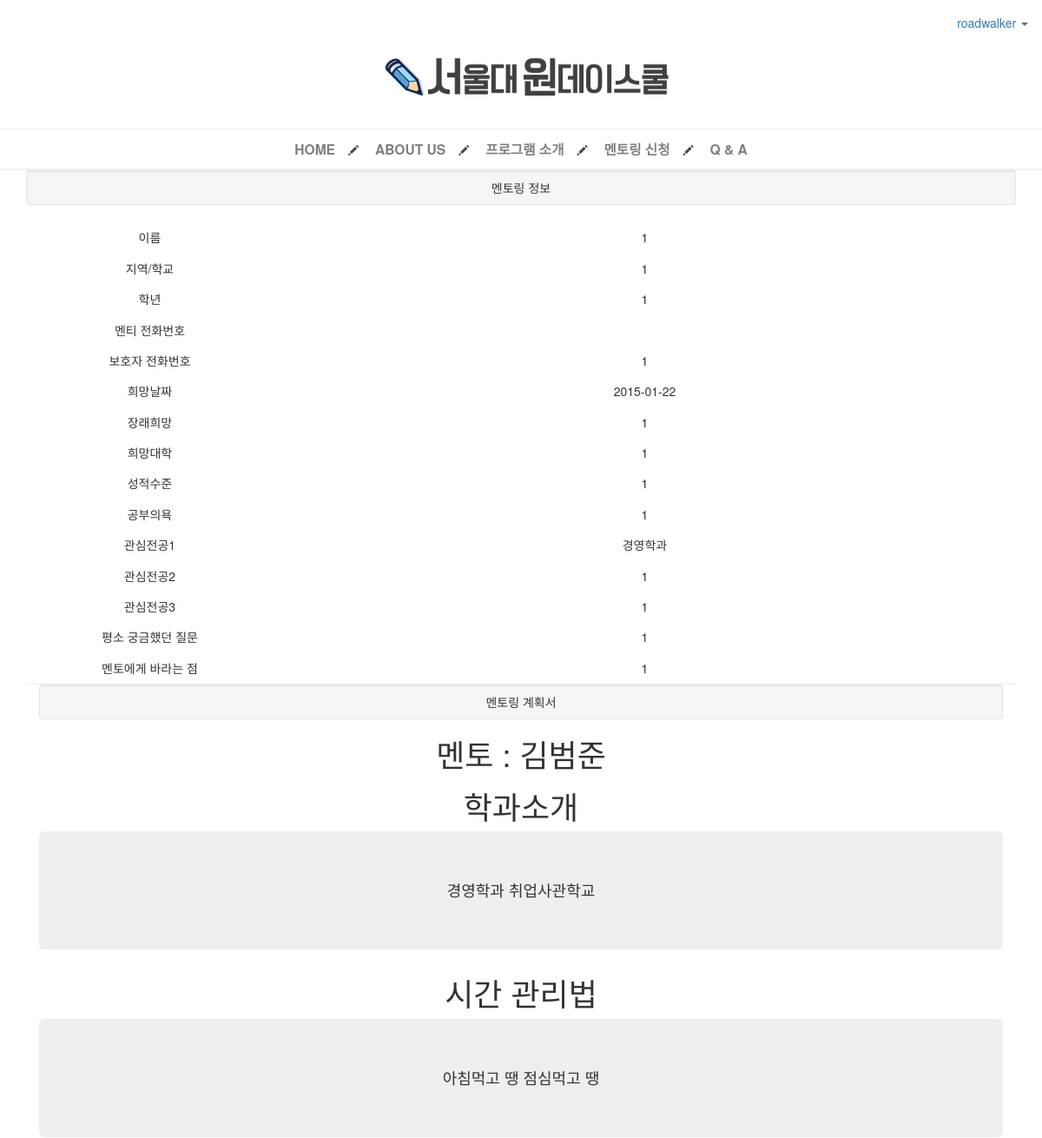
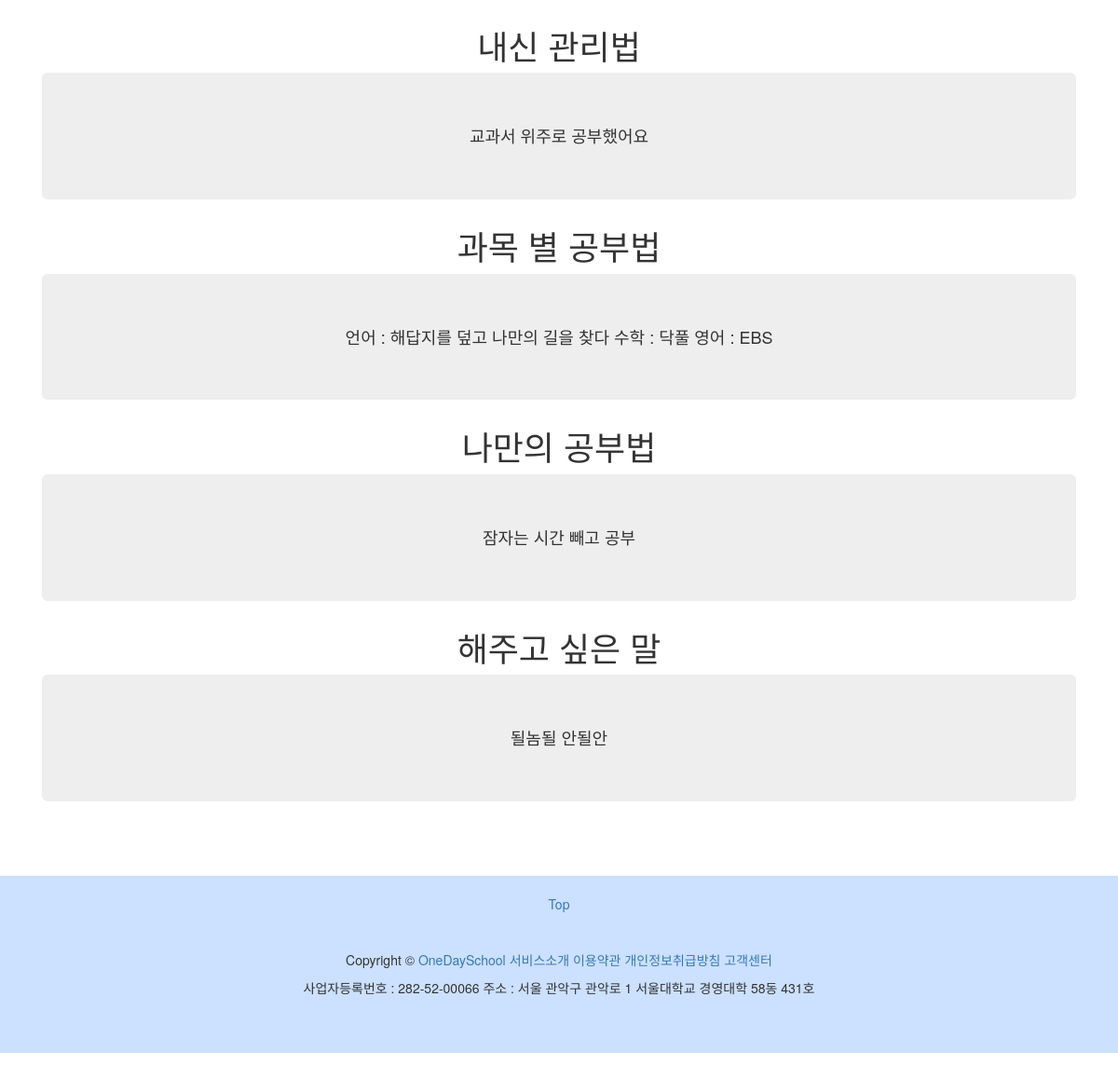
The page /mentoring/1/ (signed in) on the database its author committed (2 pictures, top to bottom).
### mentoring/models.py (models this page shows, shortened)
class Mentoring(models.Model):
    created_at = models.DateTimeField(auto_now_add=True)
    author = models.ForeignKey(settings.AUTH_USER_MODEL, default='1')
    acceptor = models.CharField(max_length=20, default='1', verbose_name='멘토 전화번호')
    capacity = models.PositiveSmallIntegerField(default=0)
    name = models.CharField(max_length=20, verbose_name='이름')
    area_highschool = models.CharField(max_length=40, verbose_name='지역/학교')
    grade = models.CharField(max_length=20, verbose_name='학년')
    phone_mentee = models.CharField(max_length=20, blank=True, verbose_name='학생 전화번호')
    phone_keeper = models.CharField(max_length=20, verbose_name='보호자 전화번호')
    date = models.CharField(max_length=20, verbose_name='희망 날짜')
    wannabe = models.CharField(max_length=40, verbose_name='장래희망')
    university = models.CharField(max_length=30, verbose_name='희망대학')
    rating = models.CharField(max_length=20, verbose_name='성적수준')
    will_to_study = models.CharField(max_length=30, choices=RATING_CHOICES, verbose_name='공부의욕')
    major1 = models.CharField(max_length=40, verbose_name='관심전공1')
    major2 = models.CharField(max_length=40, verbose_name='관심전공2')
    major3 = models.CharField(max_length=40, verbose_name='관심전공3')
    questions = models.TextField(max_length=2000, verbose_name='평소 궁금했던 질문')
    requirements = models.TextField(max_length=2000, verbose_name='멘토에게 바라는 점')
    is_recommended = models.PositiveSmallIntegerField(unique=True, blank=True, null=True)

class Plan(models.Model):
    mentoring = models.OneToOneField(Mentoring)
    mentor = models.ForeignKey(settings.AUTH_USER_MODEL, default='1')
    major_intro = models.TextField(max_length=500, verbose_name='학과 소개')
    time_manage = models.TextField(max_length=500, verbose_name='계획표 세우는 법')
    grade_manage = models.TextField(max_length=500, verbose_name='내신 관리 비법')
    subject_study = models.TextField(max_length=500, verbose_name='과목 별 공부법')
    know_how = models.TextField(max_length=500, verbose_name='본인만의 특별한 공부법')
    delivering_message = models.TextField(max_length=500, verbose_name='그 외에 전달하고 싶은 메세지')

### accounts/models.py (models this page shows, shortened)
class Profile(models.Model):
    user = models.OneToOneField(settings.AUTH_USER_MODEL, on_delete=models.CASCADE)
    name = models.CharField(max_length=20, verbose_name='이름')
    major = models.CharField(max_length=40, choices=MAJOR_CHOICES, default='', verbose_name='전공', blank=True)
    phone = models.CharField(max_length=20, null=True, verbose_name='전화번호')
    admission_type = models.CharField(max_length=40, choices=ADMISSION_TYPE_CHOICES, default='', verbose_name='입학 전형')
    is_mentor = models.BooleanField(default=False)
    frequency = models.IntegerField(default=0)
    rating = models.FloatField(blank=True, default=0)
    highschool = models.CharField(blank=True, max_length=40, verbose_name='출신 고등학교')
    image = models.ImageField(blank=True, null=True, upload_to=random_name_upload_to, verbose_name='사진 업로드')
    intro = models.TextField(max_length=300, verbose_name='기타 약력')
    grade = models.CharField(max_length=20, verbose_name='학년')
    access_route = models.CharField(max_length=80, choices=ACCESS_ROUTE, verbose_name='가입경로')

### mentoring/views.py (the view)
# urls.py: url(r'^(?P<pk>[0-9]+)/$', views.mentoring_detail, name='mentoring_detail'),
def mentoring_detail(request, pk):
    mentoring = get_object_or_404(Mentoring, pk=pk)
    plan = mentoring.plan
    return render(request, 'mentoring/mentoring_detail.html', {
        'mentoring' : mentoring,
        'apply_form' : ApplyForm(),
        'plan' : plan,
        })

### mentoring/templates/mentoring/mentoring_detail.html (shortened to what this page needs)
{% extends 'mentoring/base.html' %}
{% load staticfiles %}
{% load bootstrap3 %}
{% block style %}
    <link rel="stylesheet" href="{% static 'mentoring_detail.css' %}" />
{% endblock %}
{% block content %}
<div class="container">
    <div class="row">
        <div class="col-md-12" style="text-align: center;">
            <div class="well well-sm">
            멘토링 정보
            </div>
            <div class="row">
                <div class="col-md-12">
                    <div class="col-sm-3">
                        <h5>이름</h5>
                    </div>
                    <div class="col-sm-9">
                        <h5>{{mentoring.name}}</h5>
                    </div>
                </div><div class="col-md-12">
                    <div class="col-sm-3">
                        <h5>지역/학교</h5>
                    </div>
                    <div class="col-sm-9">
                        <h5>{{mentoring.area_highschool}}</h5>
                    </div>
                </div><div class="col-md-12">
                    <div class="col-sm-3">
                        <h5>학년</h5>
                    </div>
                    <div class="col-sm-9">
                        <h5>{{mentoring.grade}}</h5>
                    </div>
                </div><div class="col-md-12">
                    <div class="col-sm-3">
                        <h5>멘티 전화번호</h5>
                    </div>
                    <div class="col-sm-9">
                    </div>
                </div><div class="col-md-12">
                    <div class="col-sm-3">
                        <h5>보호자 전화번호</h5>
                    </div>
                    <div class="col-sm-9">
                        <h5>{{mentoring.phone_keeper}}</h5>
                    </div>
                </div><div class="col-md-12">
                    <div class="col-sm-3">
                        <h5>희망날짜</h5>
                    </div>
                    <div class="col-sm-9">
                        <h5>{{mentoring.date}}</h5>
                    </div>
                </div><div class="col-md-12">
                    <div class="col-sm-3">
                        <h5>장래희망</h5>
                    </div>
                    <div class="col-sm-9">
                        <h5>{{mentoring.wannabe}}</h5>
                    </div>
                </div><div class="col-md-12">
                    <div class="col-sm-3">
                        <h5>희망대학</h5>
                    </div>
                    <div class="col-sm-9">
                        <h5>{{mentoring.university}}</h5>
                    </div>
                </div><div class="col-md-12">
                    <div class="col-sm-3">
                        <h5>성적수준</h5>
                    </div>
                    <div class="col-sm-9">
                        <h5>{{mentoring.rating}}</h5>
                    </div>
                </div><div class="col-md-12">
                    <div class="col-sm-3">
                        <h5>공부의욕</h5>
                    </div>
                    <div class="col-sm-9">
                        <h5>{{mentoring.will_to_study}}</h5>
                    </div>
                </div>
                <div class="col-md-12">
                    <div class="col-sm-3">
                        <h5>관심전공1</h5>
                    </div>
                    <div class="col-sm-9">
                        <h5>{{mentoring.major1}}</h5>
                    </div>
                </div>
                <div class="col-md-12">
                    <div class="col-sm-3">
                        <h5>관심전공2</h5>
                    </div>
                    <div class="col-sm-9">
                        <h5>{{mentoring.major2}}</h5>
                    </div>
                </div>
                <div class="col-md-12">
                    <div class="col-sm-3">
                        <h5>관심전공3</h5>
                    </div>
                    <div class="col-sm-9">
                        <h5>{{mentoring.major3}}</h5>
                    </div>
                </div>
                <div class="col-md-12">
                    <div class="col-sm-3">
                        <h5>평소 궁금했던 질문</h5>
                    </div>
                    <div class="col-sm-9">
                        <h5>{{mentoring.questions}}</h5>
                    </div>
                </div>
                <div class="col-md-12">
                    <div class="col-sm-3">
                        <h5>멘토에게 바라는 점</h5>
                    </div>
                    <div class="col-sm-9">
                        <h5>{{mentoring.requirements}}</h5>
                    </div>
                </div>
            </div>
            {% if user.profile.is_mentor %}
            <div class="col-md-12" style="text-align: center;">
                <div class="well well-sm">
                멘토링 계획서
                </div>
                <h1>멘토 : {{plan.mentor.profile.name}}</h1>
                <h1>학과소개</h1>
                <div class="jumbotron">
                <h4>{{plan.major_intro}}<h4>
                </div>
                <h1>시간 관리법</h1>
                <div class="jumbotron">
                <h4>{{plan.time_manage}}</h4>
                </div>
                <h1>내신 관리법</h1>
                <div class="jumbotron">
                <h4>{{plan.grade_manage}}</h4>
                </div>
                <h1>과목 별 공부법</h1>
                <div class="jumbotron">
                <h4>{{plan.subject_study}}</h4>
                </div>
                <h1>나만의 공부법</h1>
                <div class="jumbotron">
                <h4>{{plan.know_how}}</h4>
                </div>
                <h1>해주고 싶은 말</h1>
                <div class="jumbotron">
                <h4>{{plan.delivering_message}}</h4>
                </div>
            </div>
            {% endif %}
        </div>
        </div>
    </div>
{% endblock %}

### mentoring/templates/mentoring/base.html (shortened to what this page needs)
{% load staticfiles %}
<!DOCTYPE html>
<html lang="en">
<head>
    <link rel="stylesheet" href="{% static 'bootstrap-3.3.6/css/bootstrap.min.css' %}" />
{% block style %}{% endblock %}
    <link rel="stylesheet" href="https://maxcdn.bootstrapcdn.com/font-awesome/4.5.0/css/font-awesome.min.css">
</head>
<body style="min-width: 600px;">
    <nav id="top_nav" class="navbar" role="navigation" style="z-index:100;min-height:30px;margin-bottom: 0px;background-color:white;">
        <div id="container">
            <div class="collapse navbar-collapse" style="text-align: right;" id="bs-example-navbar-collapse-1">
                {% if user.is_authenticated %}
                <ul class="nav navbar-nav navbar-right">
                    <li class="dropdown">
                        <a href="#" class="dropdown-toggle" data-toggle="dropdown">{{ user }} <b class="caret"></b></a>
                    </li>
                </ul>
                {% endif %}
            </div>
        </div>
    </nav>
    <div class="logo_wrapper" style="height: 20%;background-color: white;">
      <div id="logo_div">
        <h1 style="text-align: center; margin:0 0 0 0; "><a href="/"><img src='{% static 'img/sharpa_logo_3.png' %}' style="height: 20%;width:30%;margin: 0 0 0 2%;"/></a></h1>
      </div>
    </div>
    <hr style="background-color: white;" />
      <nav class="navbar" data-spy="affix" data-offset-top="130"style="margin: 0 0 0 0;min-height: 0;" >
        <div id="menu_bar" style="background-color:white;float:center;text-align: center;" >
          <a href="/"><div id="menu"><b>HOME</b></div></a><span class="glyphicon glyphicon-pencil"style="font-size: 1vw;"></span>
          <a href="/intro"><div id="menu"><b>ABOUT US</b></div></a><span class="glyphicon glyphicon-pencil"style="font-size: 1vw;"></span>
          <a href="/program_info"><div id="menu"><b>프로그램 소개</b></div></a><span class="glyphicon glyphicon-pencil"style="font-size: 1vw;"></span>
          <a href="/mentoring/new"><div id="menu"><b>멘토링 신청</b></div></a><span class="glyphicon glyphicon-pencil"style="font-size: 1vw;"></span>
          <a href="/Q&A"><div id="menu"><b>Q & A</b></div></a>
        </div>
      </nav>
      <hr>
{% block content %}
{% endblock %}
<footer class="text-center" style="clear:both;background-color: #cce0ff; padding: 20px 0 50px 0;">
  <div class="a">
      <a href="#">Top</a>
  </div>
  <br><br>
  <p>Copyright &copy; <a href="/intro">OneDaySchool</a>   <a href="/program_info">서비스소개</a>  <a href="/access_terms">이용약관</a>   <a href="/personal_info_terms">개인정보취급방침</a>   <a href="/Q&A">고객센터</a></p>
                <p>사업자등록번호 : 282-52-00066 주소 : 서울 관악구 관악로 1 서울대학교 경영대학 58동 431호
</p>
</footer>
</body>
</html>

### static/mentoring_detail.css (style rules this page uses)
footer { margin: 50px 0; }

### mentoring/templates/mentoring/base.html (style rules this page uses)
hr { margin : 0 0 0 0; }
#menu_bar { width: 100%; max-height: 300px; text-align: center; opacity: 0.9; }
#menu_bar #menu { position: relative; padding: 10px 15px 10px 15px; display: inline-block; font-size: 1.3vw; text-decoration: none; color : #737373; }

### rows shown on the page
Mentoring: name "1", area_highschool "1", grade "1", phone_keeper "1", date "2015-01-22", wannabe "1", university "1", rating "1", will_to_study "1", major1 "경영학과", major2 "1", major3 "1", questions "1", requirements "1"
Plan: mentor.profile.name "김범준", major_intro "경영학과 취업사관학교", time_manage "아침먹고 땡 점심먹고 땡", grade_manage "교과서 위주로 공부했어요", subject_study "언어 : 해답지를 덮고 나만의 길을 찾다 수학 : 닥풀 영어 : EBS", know_how "잠자는 시간 빼고 공부", delivering_message "될놈될 안될안"

### other values the page prints
{{ user }} "roadwalker"
